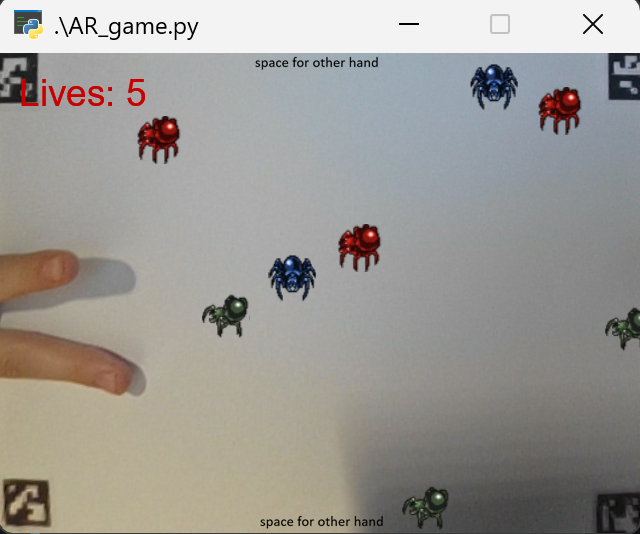
#> input picture ar_game/assets/setup.png, 640 x 534 px
$ python -i image_processing.py   (imports and definitions only)
#> lines starting #> are read from the running program, lines starting #| are printed output that depends on the picture; after the words box and inside, x2 and y2 are one past the last pixel; in counts of white or black regions, pixels touching at a corner belong together
#> further down, picture is the input picture: shape (534, 640, 3); mean B, G, R 149.3, 153.8, 156.4
import cv2
import cv2.aruco as aruco
import numpy as np


class ArucoDetector:
    def __init__(self):
        aruco_dict = aruco.getPredefinedDictionary(aruco.DICT_6X6_250)
        aruco_params = aruco.DetectorParameters()
        self.detector = aruco.ArucoDetector(aruco_dict, aruco_params)

    # Define the ArUco dictionary, parameters, and detector

    def get_markers(self, frame):
        # Convert the frame to grayscale
        gray = cv2.cvtColor(frame, cv2.COLOR_BGR2GRAY)

        # Detect ArUco markers in the frame
        corners, ids, rejectedImgPoints = self.detector.detectMarkers(gray)
        return corners, ids, rejectedImgPoints


def get_points_for_outer_rect(points):
    sum = np.sum(points, axis=1)
    diff = np.diff(points, axis=1)

    top_left = points[np.argmin(sum)]
    top_right = points[np.argmin(diff)]
    bottom_right = points[np.argmax(sum)]
    bottom_left = points[np.argmax(diff)]

    return np.float32(np.array([top_left, top_right, bottom_right, bottom_left]))


def process_frame(transformed_frame, show_result=False):


#> called with show_result = False
    frame_grey = cv2.cvtColor(transformed_frame, cv2.COLOR_BGR2GRAY)
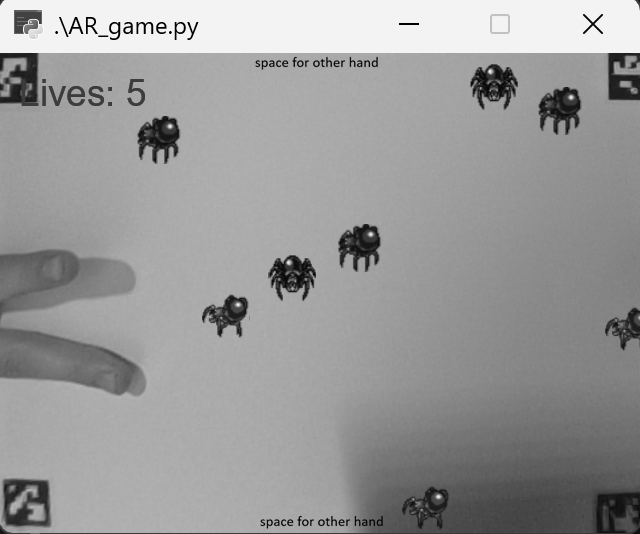
#> frame_grey: shape (534, 640); min 0, max 255, mean 154

    h, w = frame_grey.shape
#> h = 534; w = 640

    KERNEL_DIVISOR = 80 # kernel needs to be bigger
    BLOCK_DIVISOR = 100

    kernel_size = max(9, (h // KERNEL_DIVISOR) | 1)
#> kernel_size = 9
    block_size = max(7, (h // BLOCK_DIVISOR) | 1)
#> block_size = 7

    if block_size % 2 == 0:
        block_size += 1

    kernel = np.ones((kernel_size, kernel_size), np.float64)
    kernel /= kernel_size**2
    frame_blur = cv2.filter2D(frame_grey, -1, kernel)
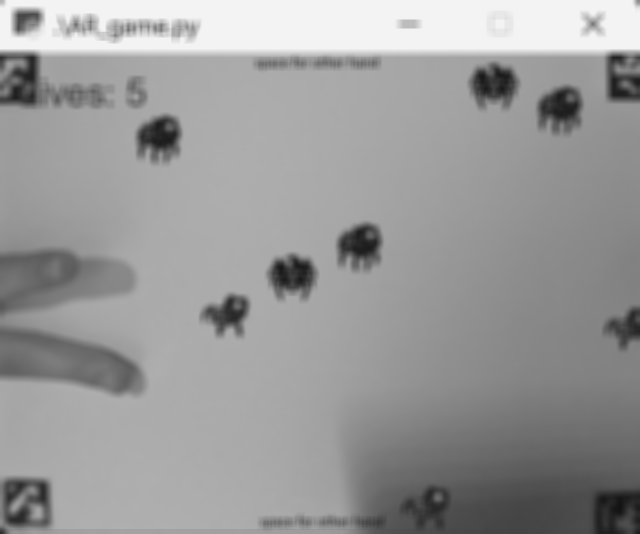
#> frame_blur: shape (534, 640); min 19, max 244, mean 154.1


    thresh_adaptive = cv2.adaptiveThreshold(
        frame_blur,
        255,
        cv2.ADAPTIVE_THRESH_MEAN_C,
        cv2.THRESH_BINARY,
        block_size,
        2,
    )
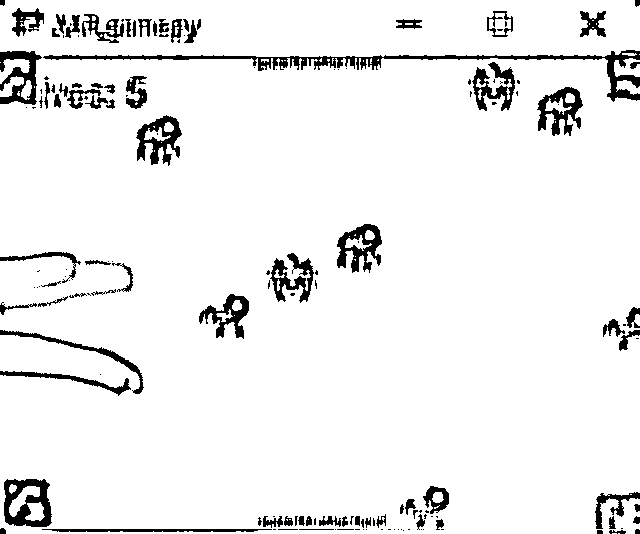
#> thresh_adaptive: shape (534, 640); 93.6% white; 157 black regions (73 under 20 px), largest, box (x1, y1, x2, y2) and area: (43, 50, 640, 102) 3328, (4, 479, 52, 527) 1355, (0, 51, 42, 105) 1123
    if show_result:
        WINDOW_NAME = "Processed"
        cv2.namedWindow(WINDOW_NAME)
        cv2.imshow(WINDOW_NAME, thresh_adaptive)
    return thresh_adaptive

>>> import cv2
>>> picture = cv2.imread('assets/setup.png')
>>> result = process_frame(picture)
